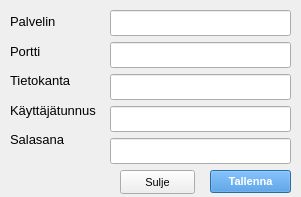
<?xml version="1.0" encoding="UTF-8"?>
<ui version="4.0">
 <class>Dialog</class>
 <widget class="QDialog" name="Dialog">
  <property name="geometry">
   <rect>
    <x>0</x>
    <y>0</y>
    <width>301</width>
    <height>197</height>
   </rect>
  </property>
  <property name="windowTitle">
   <string>Dialog</string>
  </property>
  <property name="windowIcon">
   <iconset theme="applications-development"/>
  </property>
  <widget class="QPushButton" name="saveSettingspushButton">
   <property name="geometry">
    <rect>
     <x>210</x>
     <y>170</y>
     <width>81</width>
     <height>23</height>
    </rect>
   </property>
   <property name="font">
    <font>
     <pointsize>8</pointsize>
     <bold>true</bold>
    </font>
   </property>
   <property name="cursor">
    <cursorShape>PointingHandCursor</cursorShape>
   </property>
   <property name="toolTip">
    <string>&lt;html&gt;&lt;head/&gt;&lt;body&gt;&lt;p&gt;&lt;span style=&quot; font-size:10pt;&quot;&gt;Tallentaa asetukset tiedostoon&lt;/span&gt;&lt;/p&gt;&lt;/body&gt;&lt;/html&gt;</string>
   </property>
   <property name="styleSheet">
    <string notr="true">background-color: rgb(57, 136, 220);
color: rgb(255, 255, 255);</string>
   </property>
   <property name="text">
    <string>Tallenna</string>
   </property>
  </widget>
  <widget class="QWidget" name="layoutWidget">
   <property name="geometry">
    <rect>
     <x>110</x>
     <y>10</y>
     <width>181</width>
     <height>156</height>
    </rect>
   </property>
   <layout class="QVBoxLayout" name="verticalLayout">
    <item>
     <widget class="QLineEdit" name="serverLineEdit">
      <property name="font">
       <font>
        <pointsize>11</pointsize>
       </font>
      </property>
      <property name="toolTip">
       <string>&lt;html&gt;&lt;head/&gt;&lt;body&gt;&lt;p&gt;&lt;span style=&quot; font-size:10pt;&quot;&gt;Palvelimen nimi tai IP-osoite&lt;/span&gt;&lt;/p&gt;&lt;/body&gt;&lt;/html&gt;</string>
      </property>
     </widget>
    </item>
    <item>
     <widget class="QLineEdit" name="portLineEdit">
      <property name="font">
       <font>
        <pointsize>11</pointsize>
       </font>
      </property>
      <property name="toolTip">
       <string>&lt;html&gt;&lt;head/&gt;&lt;body&gt;&lt;p&gt;&lt;span style=&quot; font-size:10pt;&quot;&gt;Palvelimen porttinumero&lt;/span&gt;&lt;/p&gt;&lt;/body&gt;&lt;/html&gt;</string>
      </property>
     </widget>
    </item>
    <item>
     <widget class="QLineEdit" name="databaseLineEdit">
      <property name="font">
       <font>
        <pointsize>11</pointsize>
       </font>
      </property>
      <property name="toolTip">
       <string>&lt;html&gt;&lt;head/&gt;&lt;body&gt;&lt;p&gt;&lt;span style=&quot; font-size:10pt;&quot;&gt;Tietokannan nimi&lt;/span&gt;&lt;/p&gt;&lt;/body&gt;&lt;/html&gt;</string>
      </property>
     </widget>
    </item>
    <item>
     <widget class="QLineEdit" name="userLineEdit">
      <property name="font">
       <font>
        <pointsize>11</pointsize>
       </font>
      </property>
      <property name="toolTip">
       <string>&lt;html&gt;&lt;head/&gt;&lt;body&gt;&lt;p&gt;&lt;span style=&quot; font-size:10pt;&quot;&gt;Sovelluksen käyttäjätunnus&lt;/span&gt;&lt;/p&gt;&lt;/body&gt;&lt;/html&gt;</string>
      </property>
     </widget>
    </item>
    <item>
     <widget class="QLineEdit" name="paswordLineEdit">
      <property name="font">
       <font>
        <pointsize>11</pointsize>
       </font>
      </property>
      <property name="toolTip">
       <string>&lt;html&gt;&lt;head/&gt;&lt;body&gt;&lt;p&gt;&lt;span style=&quot; font-size:10pt;&quot;&gt;Salasana&lt;/span&gt;&lt;/p&gt;&lt;/body&gt;&lt;/html&gt;</string>
      </property>
      <property name="echoMode">
       <enum>QLineEdit::EchoMode::PasswordEchoOnEdit</enum>
      </property>
     </widget>
    </item>
   </layout>
  </widget>
  <widget class="QWidget" name="layoutWidget_2">
   <property name="geometry">
    <rect>
     <x>10</x>
     <y>10</y>
     <width>86</width>
     <height>141</height>
    </rect>
   </property>
   <layout class="QVBoxLayout" name="verticalLayout_2">
    <item>
     <widget class="QLabel" name="ServerLabel">
      <property name="font">
       <font>
        <pointsize>10</pointsize>
       </font>
      </property>
      <property name="text">
       <string>Palvelin</string>
      </property>
     </widget>
    </item>
    <item>
     <widget class="QLabel" name="portLabel">
      <property name="font">
       <font>
        <pointsize>10</pointsize>
       </font>
      </property>
      <property name="text">
       <string>Portti</string>
      </property>
     </widget>
    </item>
    <item>
     <widget class="QLabel" name="databaseLabel">
      <property name="font">
       <font>
        <pointsize>10</pointsize>
       </font>
      </property>
      <property name="text">
       <string>Tietokanta</string>
      </property>
     </widget>
    </item>
    <item>
     <widget class="QLabel" name="userLabel">
      <property name="font">
       <font>
        <pointsize>10</pointsize>
       </font>
      </property>
      <property name="text">
       <string>Käyttäjätunnus</string>
      </property>
     </widget>
    </item>
    <item>
     <widget class="QLabel" name="passwordLabel">
      <property name="font">
       <font>
        <pointsize>10</pointsize>
       </font>
      </property>
      <property name="text">
       <string>Salasana</string>
      </property>
     </widget>
    </item>
   </layout>
  </widget>
  <widget class="QPushButton" name="closePushButton">
   <property name="geometry">
    <rect>
     <x>120</x>
     <y>170</y>
     <width>75</width>
     <height>24</height>
    </rect>
   </property>
   <property name="font">
    <font>
     <pointsize>8</pointsize>
     <bold>false</bold>
    </font>
   </property>
   <property name="text">
    <string>Sulje</string>
   </property>
  </widget>
 </widget>
 <resources/>
 <connections/>
</ui>
